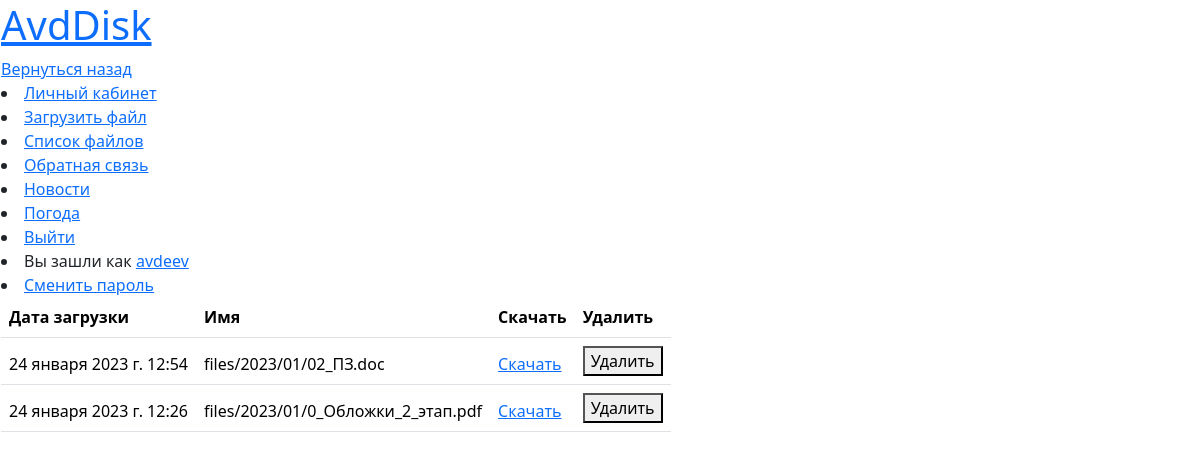
Before: /disk/file-list (signed in) with the older database file.
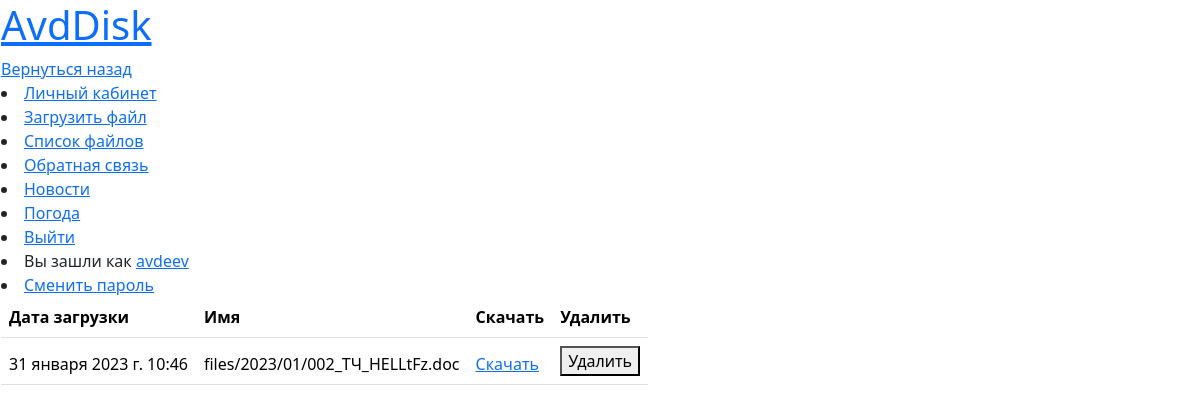
After: the same page with the newer database file.
### avddisk/models.py (models this page shows, shortened)
class Profile(AbstractUser):
    USERNAME_FIELD = 'first_name'
    first_name = models.CharField(max_length=15, verbose_name='Имя', default='', unique=True)
    last_name = models.CharField(max_length=15, verbose_name='Имя', default='')
    email = models.EmailField(max_length=30, verbose_name='Почта', default='')
    email_confirmed = models.BooleanField(default=False)
    time_registration = models.DateTimeField(auto_now_add=True, verbose_name='Дата регистрации', blank=True, null=True)
    data_file = models.ForeignKey('File', on_delete=models.DO_NOTHING, verbose_name="Файл",
                                  default='', null=True, blank=True)
    class Meta:
        verbose_name = 'Зарегистрированные пользователи'
        verbose_name_plural = 'Зарегистрированные пользователи'
        ordering = ['first_name']

class File(models.Model):
    name = models.FileField(upload_to='files/%Y/%m/', verbose_name='Загрузить файл', unique=True)
    time_load = models.DateTimeField(auto_now_add=True, verbose_name='Дата загрузки')
    author = models.ForeignKey(Profile, on_delete=models.CASCADE, default='', null=True, blank=True)
    class Meta:
        ordering = ['name']
        verbose_name = 'Загруженные файлы'
        verbose_name_plural = 'Загруженные файлы'

### avddisk/views.py (the view)
class FileListView(LoginRequiredMixin, DataMixin, ListView):
    model = File
    template_name = 'base/file_list.html'
    success_url = reverse_lazy('file')
    login_url = reverse_lazy('login')
    paginate_by = 30
    def get_context_data(self, **kwargs):
        context = super().get_context_data(**kwargs)
        c_def = self.get_user_context(**kwargs)
        return dict(list(context.items()) + list(c_def.items()))
    def get_queryset(self):
        user = self.request.user.id
        file_list = File.objects.filter(author=user)
        return file_list

### avddisk/utils.py (called while the page is built)
    def get_user_context(self, **kwargs):
        context = kwargs
        context['title'] = title
        context['files_uploaded'] = File.objects.all()
        context['possibility'] = possibility
        return context

### avddisk/templates/base/file_list.html (shortened to what this page needs)
{% extends "base/base.html" %}
{% block content %}
{% if file_list %}
    <table class="table" xmlns="http://www.w3.org/1999/html">
    <thead>
    <tr>
    <th>Дата загрузки</th>
    <th>Имя</th>
    <th>Скачать</th>
    <th>Удалить</th>
      {% for file in file_list %}
          <tr>
          <td>{{ file.time_load }}</td>
              <td>{{ file.name }}</td>
              <td><a href="{% url 'download_file' file.pk %}">Скачать</a></td>
              <td><form method="post" action="{% url 'delete_file' file.pk %}">
                  <button type="submit">Удалить</button>
              </form>
              </td>
          </tr>
      {% endfor %}
    {% else %}
      <p>Вы не добавили не один файл</p>
    {% endif %}
    </table>
{% endblock %}

### avddisk/templates/base/base.html (shortened to what this page needs)
{% load static %}
<!DOCTYPE html>
<html lang="en">
<head>
    <link type="text/css" href="{% static 'avddisk/css/bootstrap.min.css' %}" rel="stylesheet"/>
</head>
<body>
<div class="jumbotron">
<table class="table-page">
<tr><td>
    {% block mainmenu %}
        <h1><a href="{% url 'home' %}">{{ title }}</a></h1>
       <a href="#" onclick="history.back();return false;">Вернуться назад</a>
        {% for p in possibility %}
    <li><a href="{% url p.url_name %}">{{ p.title }}</a></li>
            {% endfor %}
        {% if request.user.is_authenticated %}
        <li class="last"><a href="{% url 'logout' %}">Выйти</a></li>
        <li class="last">Вы зашли как <a href="{% url 'user_page' %}">{{ user.first_name }}</a></li>
        <li class="last"><a href="{% url 'password_reset' %}">Сменить пароль</a></li>
        {% else %}
        <li class="last"><a href="{% url 'login' %}">Войти</a></li>
        <li class="last"><a href="{% url 'registration' %}">Регистрация</a></li>
        {% endif %}
{% endblock mainmenu %}
{% block content %}
{% endblock %}
</body>
</html>

Changed rows visible on the page:
removed File: time_load "24 января 2023 г. 12:54", name "files/2023/01/02_ПЗ.doc"
removed File: time_load "24 января 2023 г. 12:26", name "files/2023/01/0_Обложки_2_этап.pdf"
added File: time_load "31 января 2023 г. 10:46", name "files/2023/01/002_ТЧ_HELLtFz.doc"
